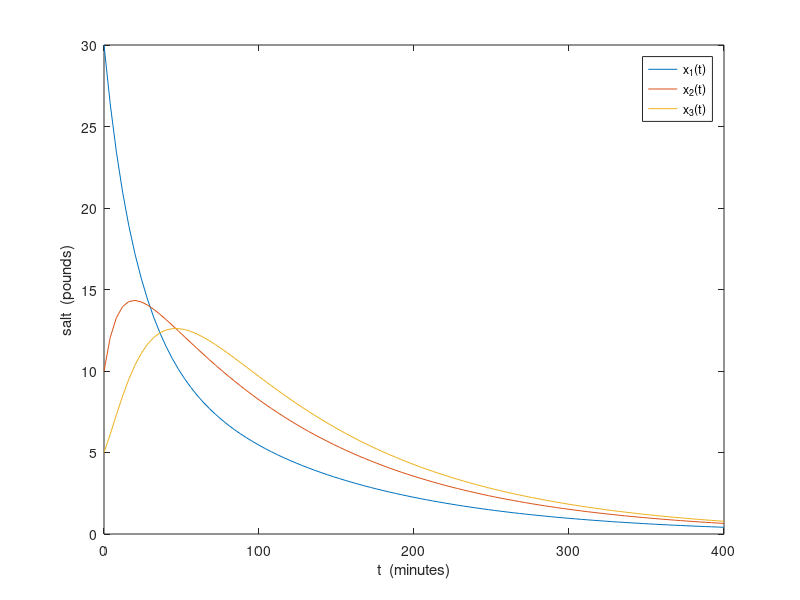
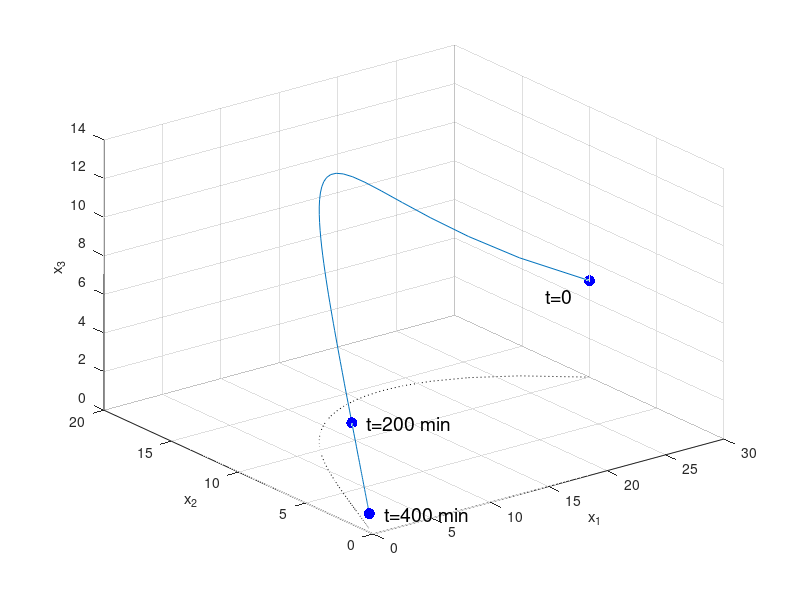

These charts were generated, in order, by the following MATLAB code:
% BRINES  Illustrate solutions x_1(t), x_2(t), x_3(t) for the following
% problem: there are three connected 100 gallon tanks, A, B, and C, 
% containing brine solutions; the flows are the following:
% pure water -> A at 2 gal/min,
% A -> B at 4 gal/min,
% B -> A at 2 gal/min,
% B -> C at 5 gal/min,
% C -> B at 3 gal/min,
% C -> dumped at 2 gal/min.
% The x_i(t) are the pounds of salt.  Initial conditions
% are chosen to be x_1(0)=30, x_2(0)=10, x_3(0)=5, just for illustration.
% Uses ODE45 to solve.

f = @(t,x) (1/100) * [-4*x(1) + 2*x(2);
                       4*x(1) - 7*x(2) + 3*x(3);
                                5*x(2) - 5*x(3)];

[tt,xx] = ode45(f,0:4:400,[30; 10; 5]);

% x_i versus t
figure(1)
plot(tt,xx)
legend('x_1(t)','x_2(t)','x_3(t)')
xlabel('t  (minutes)')
ylabel('salt  (pounds)')
print -dpdf 'brines-xvt.pdf'

% phase space
figure(2)
plot3(xx(:,1),xx(:,2),xx(:,3))
grid on
hold on
plot3(xx(:,1),xx(:,2),zeros(size(xx(:,3))),'k:')
t3 = [1 51 101];
plot3(xx(t3,1),xx(t3,2),xx(t3,3),'b.','markersize',24)
text(xx(1,1)-5,xx(1,2),xx(1,3),'   t=0','fontsize',14)
text(xx(51,1),xx(51,2),xx(51,3),'   t=200 min','fontsize',14)
text(xx(101,1),xx(101,2),xx(101,3),'   t=400 min','fontsize',14)
hold off
xlabel('x_1'),  ylabel('x_2'),  zlabel('x_3')
print -dpdf 'brines-3d.pdf'
